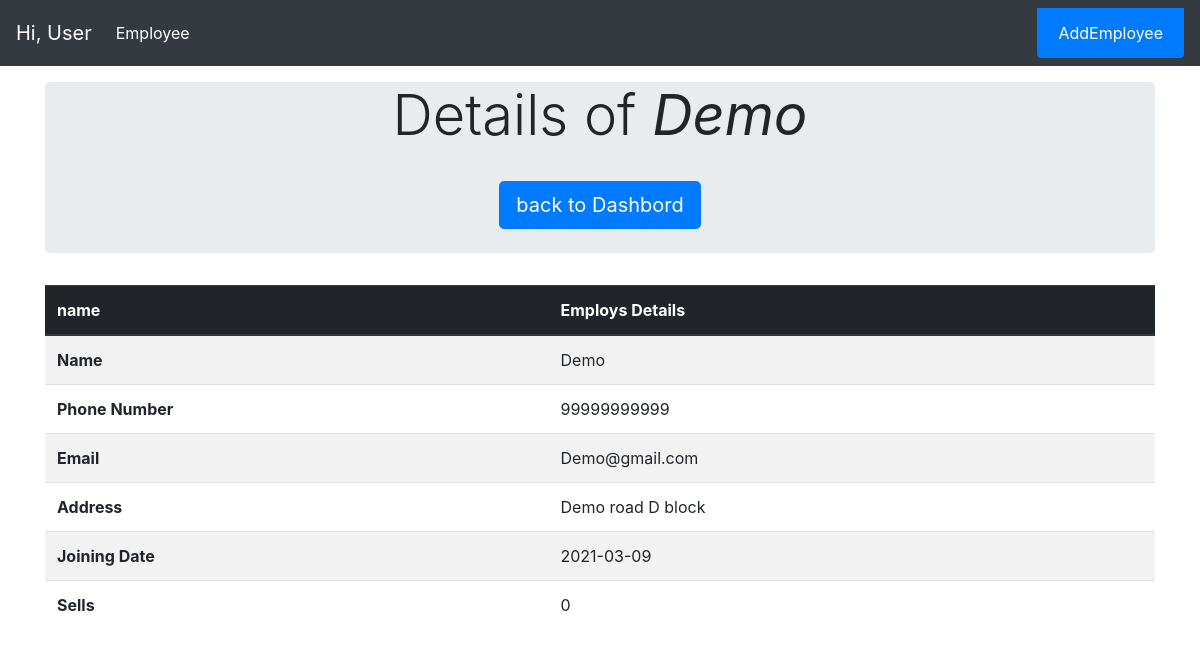
The app's page /employs/10, older data.
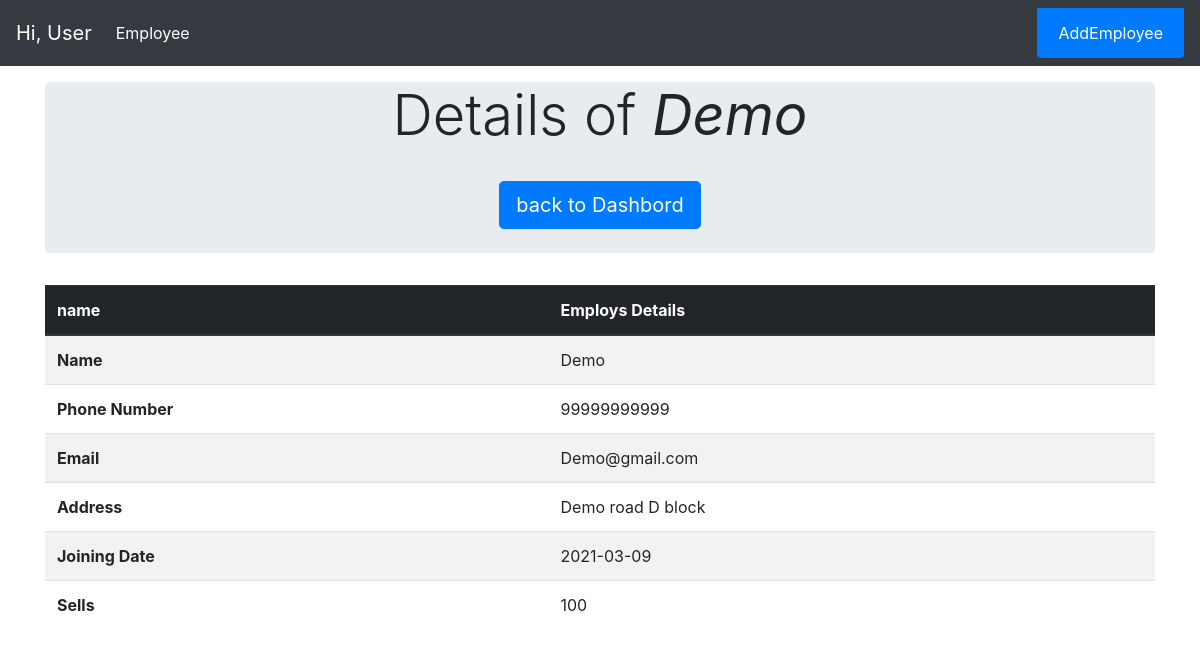
The same page, newer data.
### main_manager/models.py (models this page shows, shortened)
class Employe(models.Model):
    sno = models.AutoField(primary_key=True)
    name = models.CharField(max_length=255)
    date = models.CharField(max_length=20)
    email = models.CharField(max_length=30)
    phone = models.IntegerField()
    address = models.CharField(max_length=70)
    sells = models.IntegerField()
    timeStamp = models.DateTimeField(default=datetime.datetime.now())

### main_manager/views.py (the view)
# urls.py: path('employs/<int:employ_sno>', views.employs, name='employs'),
def employs(request, employ_sno):
    employ = Employe.objects.get(sno=employ_sno)
    params = {'employ':employ}
    return render(request, 'main/employe_details.html', params)

### templates/main/employe_details.html (shortened to what this page needs)
{% extends 'base.html' %}
{% block body %}
<div class="container my-3">
    <div class="jumbotron">
        <center>
            <h1 class="display-4"> Details of <b> <i> {{employ.name}}</i></b></h1>
        </center>
        <center> <a class="btn btn-primary btn-lg my-4" href="http://127.0.0.1:8000/" role="button">back to Dashbord</a>
        </center>
    </div>
</div>
<div class="container">
    <table class="table table-striped">
        <thead class="thead-dark">
            <tr>
                <th scope="col">name</th>
                <th scope="col">Employs Details</th>
            </tr>
        </thead>
        <tbody>
            <tr>
                <th scope="row">Name</th>
                <td>{{employ.name}}</td>
            </tr>
            <tr>
                <th scope="row">Phone Number</th>
                <td>{{employ.phone}}</td>
            </tr>
            <tr>
                <th scope="row">Email</th>
                <td>{{employ.email}}</td>
            </tr>
            <tr>
                <th scope="row">Address</th>
                <td>{{employ.address}}</td>
            </tr>
            <tr>
                <th scope="row">Joining Date</th>
                <td>{{employ.date}}</td>
            </tr>
            <tr>
                <th scope="row">Sells</th>
                <td>{{employ.sells}}</td>
            </tr>
        </tbody>
    </table>
</div>
{% endblock body %}

Row changes from the older to the newer data that the page shows:
changed Employe "Demo": sells "0" → "100"
